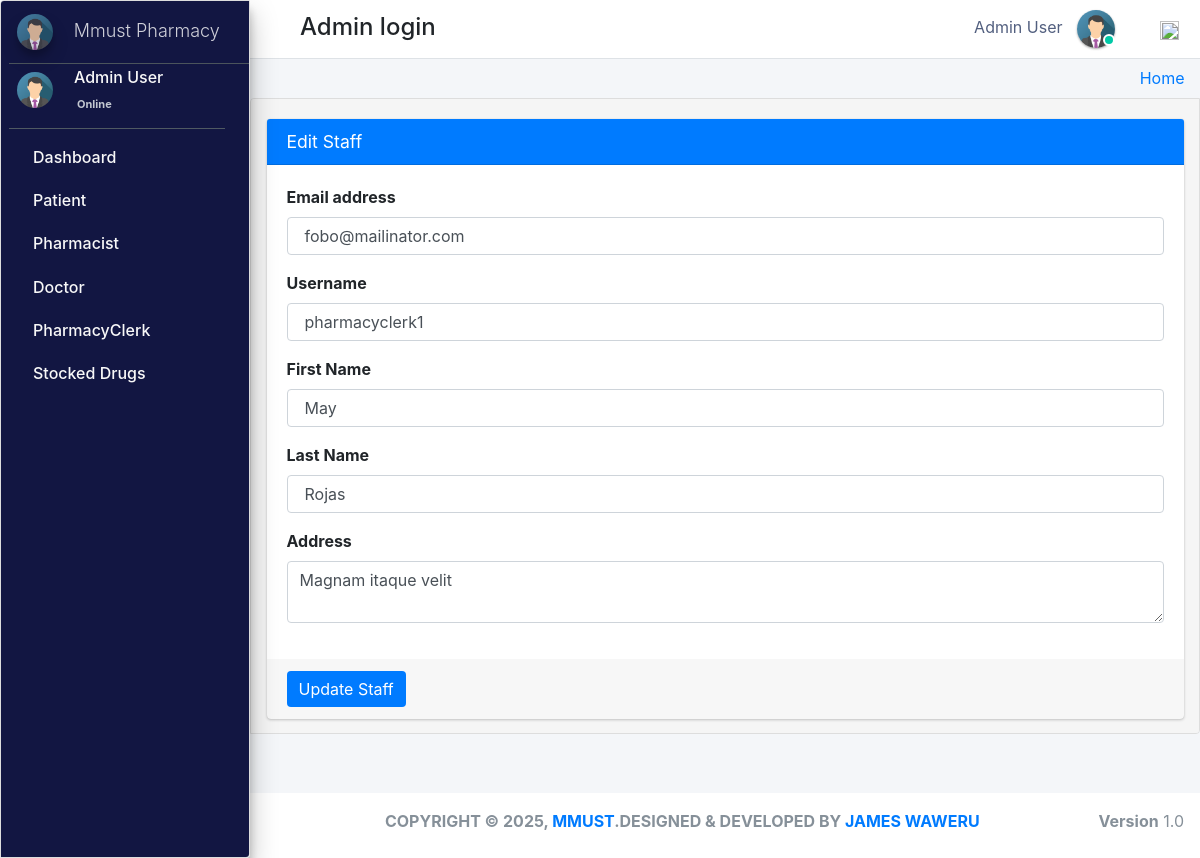
The page /admin_user/edit_receptionist/5/ (signed in) on the database as committed earlier.
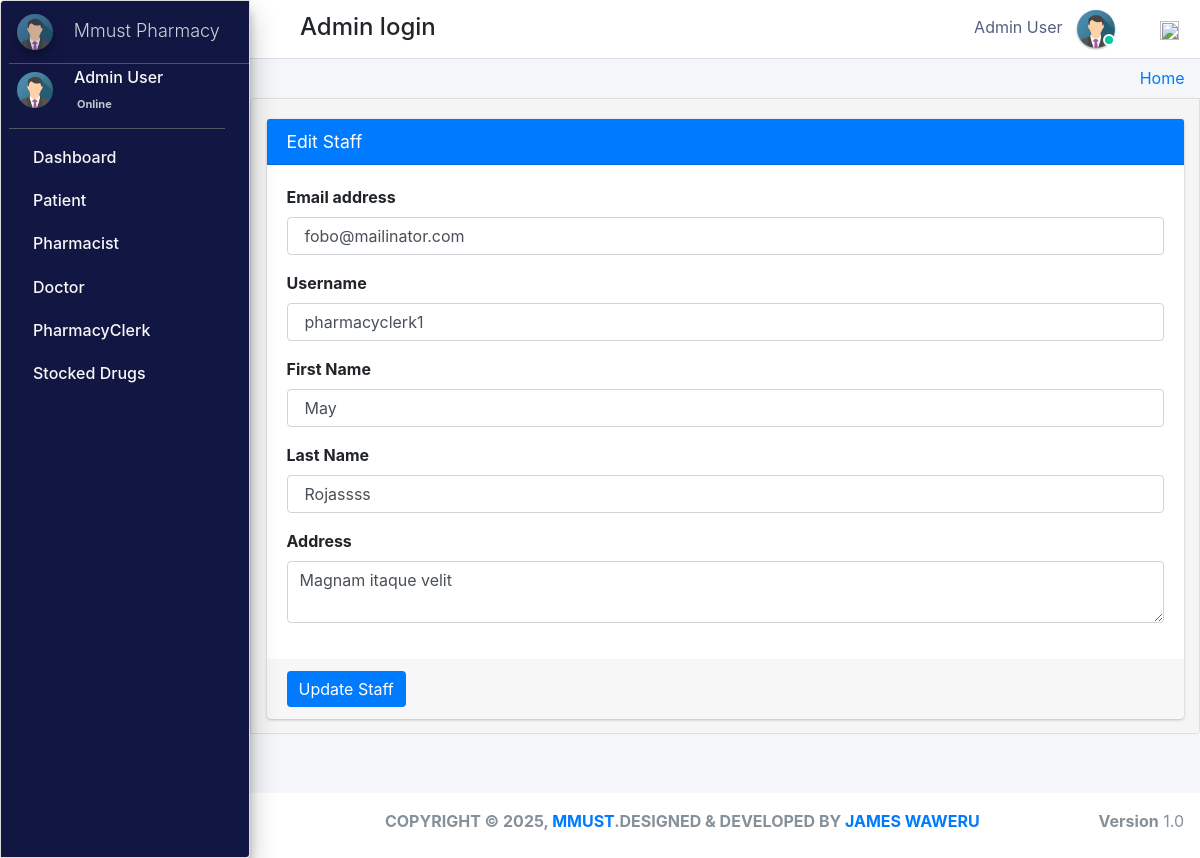
The same page on the database as committed later.
### pharmacy/models.py (models this page shows, shortened)
class PharmacyClerk(models.Model):
    gender_category=(
        ('Male','Male'),
        ('Female','Female'),
    )
    admin = models.OneToOneField(CustomUser,null=True, on_delete = models.CASCADE)
    emp_no=models.CharField(max_length=100,null=True,blank=True)
    gender=models.CharField(max_length=100,null=True,choices=gender_category)
    mobile=models.CharField(max_length=10,null=True,blank=True)
    address=models.CharField(max_length=300,null=True,blank=True)
    profile_pic=models.ImageField(default="images2.png",null=True,blank=True)
    age= models.IntegerField(default='0', blank=True, null=True)
    created_at = models.DateTimeField(auto_now_add=True)
    updated_at = models.DateTimeField(auto_now=True)
    objects = models.Manager()

class CustomUser(AbstractUser):
    user_type_data = ((1, "AdminHOD"), (2, "Pharmacist"), (3, "Doctor"), (4, "PharmacyClerk"),(5, "Patients"))
    user_type = models.CharField(default=1, choices=user_type_data, max_length=10)

### pharmacy/HODViews.py (the view, shortened to what this page needs)
# urls.py: path('admin_user/edit_receptionist/<clerk_id>/', HODViews.edit_pharmacy_clerk, name="edit_clerk"),
def edit_pharmacy_clerk(request,clerk_id):
    clerk=PharmacyClerk.objects.get(admin=clerk_id)
    context={
        "staff":clerk,
        "title":"Edit PharmacyClerk"
    }
    return render(request,'hod_templates/edit_clerk.html',context)

### pharmacy/LoginCheckMiddleWare.py (called while the page is built)
    def process_view(self, request, view_func, view_args, view_kwargs):
        modulename = view_func.__module__
        user = request.user
        if user.is_authenticated:
            user_type = user.user_type
            allowed_modules = ["pharmacy.views", "django.views.static"]
            if user_type in self.USER_TYPE_VIEWS:
                allowed_modules.append(self.USER_TYPE_VIEWS[user_type][0])
                redirect_view = self.USER_TYPE_VIEWS[user_type][1] if len(self.USER_TYPE_VIEWS[user_type]) > 1 else None
                if modulename not in allowed_modules and redirect_view:
                    return redirect(redirect_view)
            else:
                return redirect("login")
        elif request.path != reverse("login"):
            return redirect("login")
        return None

### pharmacy/templates/hod_templates/edit_clerk.html (shortened to what this page needs)
{% extends 'hod_templates/base_template.html'%} {% block main_content %}
<section class="content">
    <div class="container-fluid">
        <div class="row">
            <div class="col-md-12">
                <div class="card card-primary">
                    <div class="card-header">
                        <h3 class="card-title">Edit Staff</h3>
                    </div>
                    <form role="form" method="POST" action="">
                        <div class="card-body">
                            <div class="form-group">
                                <label>Email address</label>
                                <input type="email" class="form-control" name="email" value="{{ staff.admin.email }}">
                            </div>
                            <div class="form-group">
                                <label>Username</label>
                                <input type="text" class="form-control" name="username" value="{{ staff.admin.username }}">
                            </div>
                            <div class="form-group">
                                <label>First Name</label>
                                <input type="text" class="form-control" name="first_name" value="{{ staff.admin.first_name }}">
                            </div>
                            <div class="form-group">
                                <label>Last Name</label>
                                <input type="text" class="form-control" name="last_name" value="{{ staff.admin.last_name }}">
                            </div>
                            <div class="form-group">
                                <label>Address</label>
                                <textarea class="form-control" name="address">{{ staff.address }}</textarea>
                            </div>
                        </div>
                        <div class="card-footer">
                            <button type="submit" class="btn btn-primary">Update Staff</button>
                        </div>
                    </form>
                </div>
            </div>
        </div>
    </div>
</section>
{% endblock %}

Rows that differ between the two databases and show on the page:
changed PharmacyClerk "Magnam itaque velit": last_name "Rojas" → "Rojassss"
